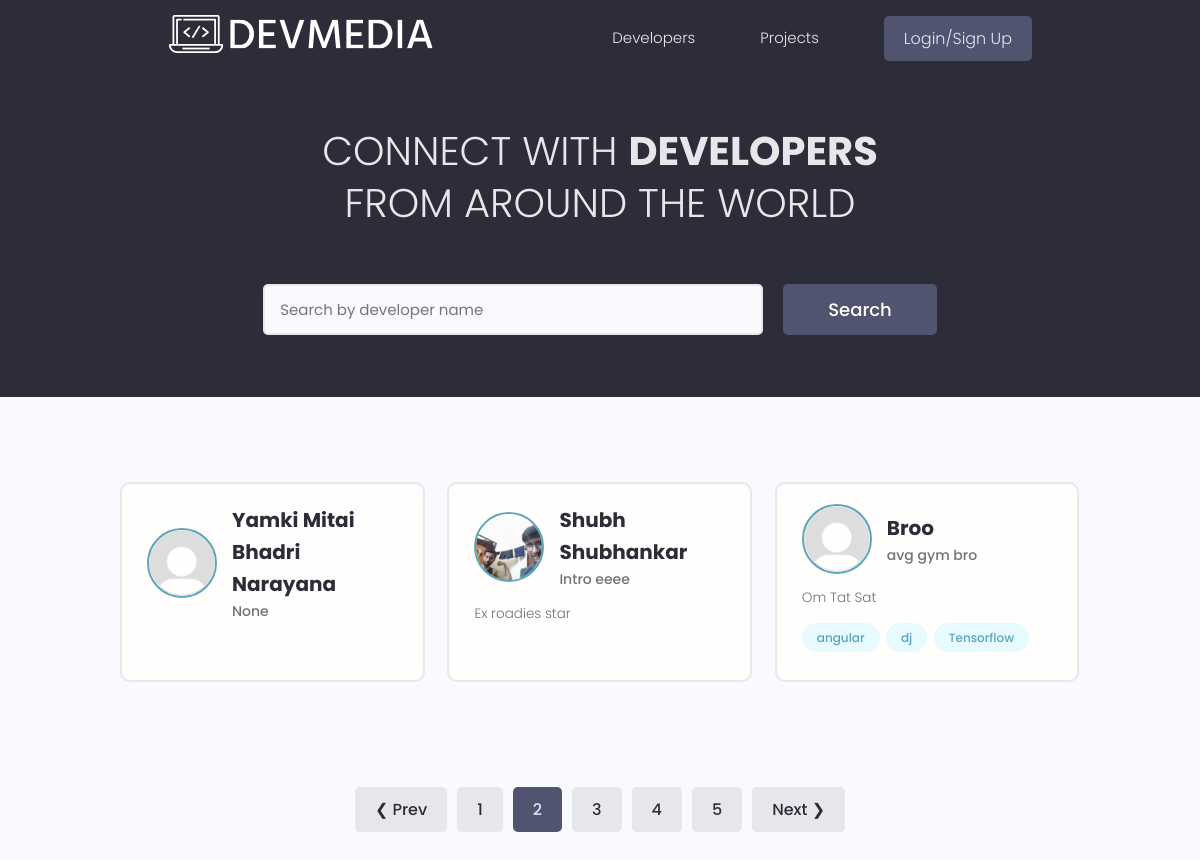
Screenshot of /?page=2 with the database file from the repository.
### users/models.py (models this page shows, shortened)
class Profile(models.Model):
    user = models.OneToOneField(User, on_delete = models.CASCADE, null = True, blank = True)
    name = models.CharField(max_length = 200, blank = True, null = True)
    username = models.CharField(unique = True, max_length=200, blank = True, null = True)
    location = models.CharField(max_length=200, blank = True, null = True)
    email = models.EmailField(max_length = 500, blank = True, null = True)
    short_intro = models.CharField(max_length = 200, blank = True, null = True)
    bio = models.TextField(blank = True, null = True)
    profile_image = models.ImageField(null = True, blank = True, upload_to = 'profiles/', default="profiles/default.png")
    social_github = models.CharField(max_length = 200, blank=True, null = True)
    social_twitter = models.CharField(max_length = 200, blank=True, null = True)
    social_linkedin = models.CharField(max_length = 200, blank=True, null = True)
    social_youtube = models.CharField(max_length = 200, blank=True, null = True)
    social_website = models.CharField(max_length = 200, blank=True, null = True)
    created = models.DateTimeField(auto_now_add=True)
    id = models.UUIDField(default = uuid.uuid4, primary_key=True, unique=True, editable=False)

class Skill(models.Model):
    owner = models.ForeignKey(Profile, on_delete=models.CASCADE, null = True, blank = True)
    name = models.CharField(max_length=200, blank= True, null = True)
    description = models.TextField(null = True, blank = True)
    created = models.DateTimeField(auto_now_add=True)
    id = models.UUIDField(default=uuid.uuid4, unique=True,primary_key=True, editable=False)

### users/views.py (the view)
# urls.py: path('', views.profiles, name = 'profiles'),
def profiles(request):
    profiles, search_query = searchProfiles(request)
    custom_range, profiles = paginateProfiles(request, profiles, 3)
    return render(request, 'users/profiles.html', {'profiles':profiles, 'search_query':search_query, 'custom_range':custom_range})

### users/utils.py (called while the page is built)
def paginateProfiles(request, profiles, results):
        page = request.GET.get('page')
        paginator = Paginator(profiles, results)
        try:
                profiles = paginator.page(page)
        except PageNotAnInteger:
                page = 1
                profiles = paginator.page(page)
        except EmptyPage:
                page = paginator.num_pages
                profiles = paginator.page(page)
        leftIndex = (int(page) - 4)
        if leftIndex < 1:
                leftIndex = 1
        rightIndex = (int(page) + 5)
        if rightIndex > paginator.num_pages:
                rightIndex = paginator.num_pages + 1
        custom_range = range(leftIndex, rightIndex)
        return custom_range, profiles

def searchProfiles(request):
    search_query = ''
    if request.GET.get('search_query'):
        search_query = request.GET.get('search_query')
    skills = Skill.objects.filter(name__icontains = search_query)
    profiles = Profile.objects.distinct().filter(Q(name__icontains = search_query) |
                                       Q(short_intro__icontains = search_query) |
                                       Q(skill__in = skills)
                                       )
    return profiles, search_query

### users/templates/users/profiles.html (shortened to what this page needs)
{% extends 'main.html' %}
{% block content %}
<main class="home">
    <section class="hero-section text-center">
      <div class="container container--narrow">
        <div class="hero-section__box">
          <h2>CONNECT WITH <span>DEVELOPERS</span></h2>
          <h2>FROM AROUND THE WORLD</h2>
        </div>
        <div class="hero-section__search">
          <form id = "searchForm" class="form" action="" method="get">
            <div class="form__field">
              <input class="input input--text" id="formInput#search" type="text" name="search_query"
                value = "{{search_query}}" placeholder="Search by developer name" />
            </div>
            <input class="btn btn--sub btn--lg" type="submit" value="Search" />
          </form>
        </div>
      </div>
    </section>
    <section class="devlist">
      <div class="container">
        <div class="grid grid--three">
            {% for profile in  profiles%}
          <div class="column card">
            <div class="dev">
              <a href="{% url 'profile' profile.id %}" class="card__body">
                <div class="dev__profile">
                  <img class="avatar avatar--md" src="{{profile.profile_image.url}}" alt="image" />
                  <div class="dev__meta">
                    <h3>{{profile.name}}</h3>
                    <h5>{{profile.short_intro|slice:"60"}}</h5>
                  </div>
                </div>
                <p class="dev__info">
                  {{profile.bio| slice:"150"}}
                </p>
                <div class="dev__skills">
                 {% for skill in  profile.skill_set.all|slice:"5"%}
                  <span class="tag tag--pill tag--main">
                    <small>{{skill.name}}</small>
                  </span>
                  {% endfor %}
                </div>
              </a>
            </div>
          </div>
          {% endfor %}
        </div>
      </div>
    </section>
    {% include 'pagination.html' with queryset=profiles custom_range=custom_range %}
  </main>
{% endblock content %}

### static/styles/app.css (style rules this page uses)
:root { --color-sub: #2d2d39; }
.btn--sub { background-color: var(--color-sub-light); }
.card { border: 2px solid var(--color-light); }
img { width: 100%; }
.hero-section { height: 40vh; display: flex; align-items: center; background-color: var(--color-sub); }
.hero-section__box { margin-bottom: 4rem; }
.hero-section__box > h2, .hero-section__box > h2 > span { font-size: 4rem; color: var(--color-light); line-height: 1.3; text-transform: uppercase; }
.hero-section__box > h2 { font-weight: 300; }
.hero-section__box > h2 > span { font-weight: 700; }
.hero-section__search > .form { display: flex; align-items: center; justify-content: center; gap: 2rem; }
.hero-section__search > .form input.input--text { width: 50rem; }
.devlist { margin-top: 8rem; }
.devlist .grid { align-items: stretch; }
.devlist .dev .dev__profile { display: flex; align-items: center; gap: 1.5rem; }
.devlist .dev .dev__meta h3 { color: var(--color-sub); font-size: 2rem; font-weight: 700; }
.devlist .dev .dev__meta h5 { color: var(--color-text); font-size: 1.4rem; font-weight: 500; }
.devlist .dev .dev__info { margin: 1.5rem 0; font-size: 1.35rem; line-height: 1.4; text-align: justify; }

### static/uikit/styles/modules/_variables.css (style rules this page uses)
:root { --color-main: #5aa5b9; --color-main-light: #e6faff; --color-sub: #3f4156; --color-sub-light: #51546e; --color-sub-lighter: #ededfd; --color-text: #737373; --color-gray: #8b8b8b; --color-light: #e5e7eb; --color-light-gray: #767676; --color-bg: #f8fafd; --color-white: #fffefd; --color-white-light: #f3f3f3; --color-success: #359e64; --color-success-bg: #def8e8; --color-error: #fc4b0b; --color-error-bg: #fff2ee; --font-base: 'Poppins', arial, helvetica, 'Segoe UI', roboto, ubuntu, sans-serif; --font-monospace: 'Fira Code', 'Courier New', courier, monospace; --font-regular: 300; --font-medium: 500; --font-bold: 700; --generic-shadow: 1px 1px 5px #00000010; --generic-transition: all 0.3s ease-in-out; }

### static/uikit/styles/modules/_base.css (style rules this page uses)
* { margin: 0; padding: 0; box-sizing: border-box; text-rendering: optimizeLegibility; color: inherit; font-size: inherit; }
html { font-size: 50%; }
@media only screen and (min-width: 480px) { html { font-size: 56.25%; } }
@media only screen and (min-width: 1200px) { html { font-size: 62.5%; } }
body { line-height: 1.6; font-weight: 400; font-size: 1.5rem; color: var(--color-text); background-color: var(--color-bg); min-height: 100vh; }

### static/uikit/styles/modules/_typography.css (style rules this page uses)
* { font-family: var(--font-base); }
h2 { font-size: 3.6rem; font-weight: var(--font-bold); }
h3 { font-size: 3.2rem; font-weight: var(--font-medium); }
h5 { font-size: 2.4rem; font-weight: var(--font-medium); }
h5, h6 { font-weight: var(--font-regular); }
p, span, strong { font-size: 1.6rem; color: var(--color-text); font-weight: var(--font-regular); }
a { padding-bottom: 2px; text-decoration: none; display: inline-block; color: var(--color-main); font-weight: var(--font-medium); }

### static/uikit/styles/modules/_utilities.css (style rules this page uses)
.container { width: 92%; max-width: 165rem; margin: 0 auto; box-sizing: border-box; }
.container--narrow { width: 92%; max-width: 120rem; }
@media screen and (min-width: 1000px) { .container { width: 90%; } }
@media screen and (min-width: 1000px) { .container--narrow { width: 85%; } }
@media screen and (min-width: 1200px) { .container { width: 80%; } }
@media screen and (min-width: 1200px) { .container--narrow { width: 72%; } }
.text-center { text-align: center; }

### static/uikit/styles/modules/_avatar.css (style rules this page uses)
.avatar { border-radius: 50%; border: 2px solid var(--color-main); object-fit: cover; }
.avatar--md { height: 7rem; width: 7rem; }

### static/uikit/styles/modules/_button.css (style rules this page uses)
.btn { display: inline-block; position: relative; cursor: pointer; background-color: var(--color-light); font-weight: var(--font-medium); color: var(--color-sub); text-decoration: none; padding: 1rem 2rem; border-radius: 0.5rem; border: none; width: -webkit-fit-content; width: -moz-fit-content; width: fit-content; height: -webkit-fit-content; height: -moz-fit-content; height: fit-content; font-size: 1.6rem; outline-width: 0; outline-color: transparent; -webkit-backface-visibility: hidden; backface-visibility: hidden; transition: all 0.3s ease-in-out; }
.btn--sub { background-color: var(--color-sub); color: var(--color-white); }
.btn--lg { font-size: 1.8rem; padding: 1.2rem 4.5rem; }

### static/uikit/styles/modules/_card.css (style rules this page uses)
.card { border-radius: 1rem; background-color: var(--color-white); border: 1.5px solid var(--color-light); width: auto; height: auto; margin-top: 0.5rem; margin-bottom: 0.5rem; overflow: hidden; }
.card__body, .card__header { padding: 2rem 2.5rem; }

### rows the page displays
Profile: profile_image (placeholder picture), name "Yamki Mitai Bhadri Narayana", short_intro "None"
Profile: profile_image (picture), name "Shubh Shubhankar", short_intro "Intro eeee", bio "Ex roadies star"
Profile: profile_image (placeholder picture), name "Broo", short_intro "avg gym bro", bio "Om Tat Sat"
Skill: name "angular"
Skill: name "dj"
Skill: name "Tensorflow"

### other values shown
{{ page }} "1" "3" "4" "5"
{{ page }} "2"
